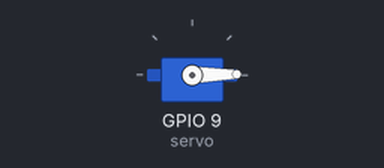
A program run on a simulated ESP32 board running MicroPython. On the bench: servo. Servo angles are drawn from the pulse width (0.5 ms = 0°, 2.5 ms = 180°).

Above: at 0.05 s.
At 0.9 s:
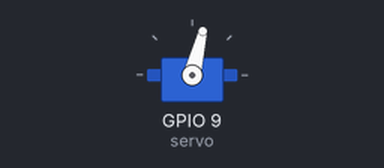
At 1.75 s:
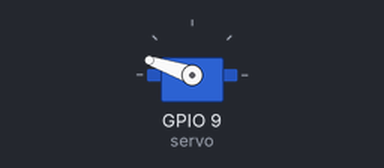
At 3.5 s:
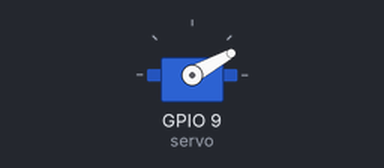
Timing chart, 0 to 8.7 s (numbered marks = the images above):
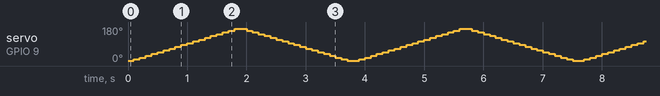

The program:

ServoMotor.py
```python
from machine import Pin, PWM
from time import sleep

servo = PWM(Pin(9))

servo.freq(50)


def set_angle(angle):
    duty = int(((angle / 180) * (123 - 26)) + 26)
    servo.duty(duty)

# Loop to sweep back and forth

count = 0

while count != 100:
    for angle in range(0, 181, 10):
        set_angle(angle)
        sleep(0.1)
    for angle in range(180, -1, -10):
        set_angle(angle)
        sleep(0.1)

    count += 1
```
